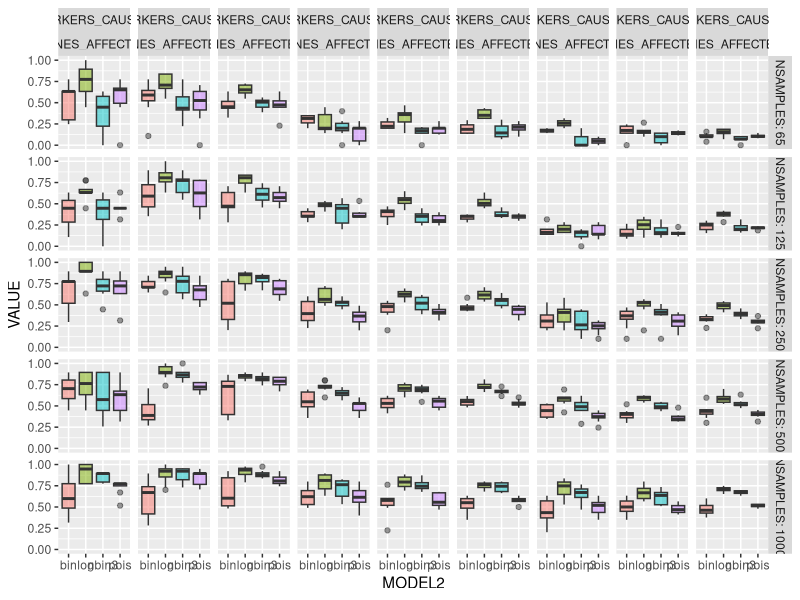

R code for this plot:
require('ggplot2')
require('dplyr')

metrics = read.table('metrics.txt', stringsAsFactors = F, sep = ',', header = T)
metrics = metrics %>%
  tidyr::gather(METRIC, VALUE, -c(NSAMPLES, NGENES, NGENES_AFFECTED, NMARKERS, NMARKERS_CAUSAL, MODEL, TRANS)) %>%
  mutate(MODEL2 = ifelse(MODEL %in% c('NBinomial', 'NBinomial2', 'NBinomial3', 'NBinomial4', 'Poisson', 'Binomial'), MODEL, TRANS)) %>%
  mutate(MODEL2 = gsub('NBinomial', 'nbin', MODEL2)) %>%
  mutate(MODEL2 = gsub('Binomial', 'bin', MODEL2)) %>%
  mutate(MODEL2 = gsub('Poisson', 'pois', MODEL2))

metrics_filt = metrics %>%
  filter(METRIC %in% c('G'), MODEL2 %in% c('bin', 'pois', 'nbin3', 'log'))

print(
  ggplot(data = metrics_filt, mapping = aes(x = MODEL2, y = VALUE, fill = MODEL2)) +
    geom_boxplot(alpha = 0.5) +
    theme(legend.position = "none") +
    facet_grid(NSAMPLES ~ NMARKERS_CAUSAL + NGENES_AFFECTED, labeller = label_both)
)
